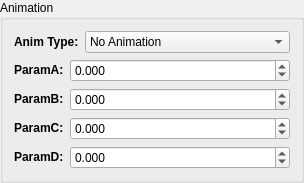
              <widget class="QGroupBox" name="AnimationGroupBox">
               <property name="sizePolicy">
                <sizepolicy hsizetype="Preferred" vsizetype="Preferred">
                 <horstretch>0</horstretch>
                 <verstretch>0</verstretch>
                </sizepolicy>
               </property>
               <property name="title">
                <string>Animation</string>
               </property>
               <layout class="QVBoxLayout" name="verticalLayout_4">
                <item>
                 <layout class="QHBoxLayout" name="horizontalLayout_2">
                  <item>
                   <widget class="QLabel" name="AnimTypeLabel">
                    <property name="sizePolicy">
                     <sizepolicy hsizetype="Preferred" vsizetype="Preferred">
                      <horstretch>0</horstretch>
                      <verstretch>0</verstretch>
                     </sizepolicy>
                    </property>
                    <property name="text">
                     <string>&lt;html&gt;&lt;head/&gt;&lt;body&gt;&lt;p&gt;&lt;span style=&quot; font-weight:600;&quot;&gt;Anim Type:&lt;/span&gt;&lt;/p&gt;&lt;/body&gt;&lt;/html&gt;</string>
                    </property>
                   </widget>
                  </item>
                  <item>
                   <widget class="QComboBox" name="AnimTypeComboBox">
                    <property name="sizePolicy">
                     <sizepolicy hsizetype="Expanding" vsizetype="Fixed">
                      <horstretch>0</horstretch>
                      <verstretch>0</verstretch>
                     </sizepolicy>
                    </property>
                    <property name="toolTip">
                     <string>&lt;html&gt;&lt;head/&gt;&lt;body&gt;&lt;p&gt;Choose one of eight available material animation modes.&lt;br/&gt;&lt;br/&gt;* &lt;span style=&quot; font-weight:600;&quot;&gt;ModelView No Translate&lt;/span&gt;: The texture coords will be transformed based on both the camera's position and orientation as well as the model's position in the world. Translation in world space will be ignored. This is ideal for simulating specularity and reflective surfaces using spheremaps.&lt;br/&gt;* &lt;span style=&quot; font-weight:600;&quot;&gt;ModelView&lt;/span&gt;: This is the same as above, except translation in world space will not be ignored.&lt;br/&gt;* &lt;span style=&quot; font-weight:600;&quot;&gt;UV Scroll&lt;/span&gt;: A smooth, simple UV scroll will be applied on both axes. Settings for each axis can be set independently from each other.&lt;br/&gt;* &lt;span style=&quot; font-weight:600;&quot;&gt;Rotation&lt;/span&gt;: This will make the texture rotate.&lt;br/&gt;* &lt;span style=&quot; font-weight:600;&quot;&gt;Horizontal Filmstrip&lt;/span&gt;: The texture will scroll horizontally. This mode can't be used to scroll on both axes simultaneously; however, you get finer control over how the scroll is performed.&lt;br/&gt;* &lt;span style=&quot; font-weight:600;&quot;&gt;Vertical Filmstrip&lt;/span&gt;: Identical to Horizontal Filmstrip, except you will get a vertical scroll instead of a horizontal one.&lt;br/&gt;* &lt;span style=&quot; font-weight:600;&quot;&gt;Model:&lt;/span&gt; The texture will be transformed based on the model's position in the world. The camera's position and orientation will not be taken into account.&lt;br/&gt;* &lt;span style=&quot; font-weight:600;&quot;&gt;Mode-Who-Must-Not-Be-Named&lt;/span&gt;: This is another mode capable of simulating reflective surfaces. Often used for pipes and ice. Unfortunately, we aren't quite sure what to call this one.&lt;/p&gt;&lt;/body&gt;&lt;/html&gt;</string>
                    </property>
                    <item>
                     <property name="text">
                      <string>No Animation</string>
                     </property>
                    </item>
                    <item>
                     <property name="text">
                      <string>ModelView No Translation</string>
                     </property>
                    </item>
                    <item>
                     <property name="text">
                      <string>ModelView</string>
                     </property>
                    </item>
                    <item>
                     <property name="text">
                      <string>UV Scroll</string>
                     </property>
                    </item>
                    <item>
                     <property name="text">
                      <string>Rotation</string>
                     </property>
                    </item>
                    <item>
                     <property name="text">
                      <string>Horizontal Filmstrip</string>
                     </property>
                    </item>
                    <item>
                     <property name="text">
                      <string>Vertical Filmstrip</string>
                     </property>
                    </item>
                    <item>
                     <property name="text">
                      <string>Model</string>
                     </property>
                    </item>
                    <item>
                     <property name="text">
                      <string>Mode-Who-Must-Not-Be-Named</string>
                     </property>
                    </item>
                   </widget>
                  </item>
                 </layout>
                </item>
                <item>
                 <layout class="QFormLayout" name="formLayout_2">
                  <item row="0" column="0">
                   <widget class="QLabel" name="AnimParamALabel">
                    <property name="sizePolicy">
                     <sizepolicy hsizetype="Preferred" vsizetype="Preferred">
                      <horstretch>0</horstretch>
                      <verstretch>0</verstretch>
                     </sizepolicy>
                    </property>
                    <property name="text">
                     <string>&lt;b&gt;ParamA:&lt;/b&gt;</string>
                    </property>
                   </widget>
                  </item>
                  <item row="0" column="1">
                   <widget class="WDraggableSpinBox" name="AnimParamASpinBox">
                    <property name="sizePolicy">
                     <sizepolicy hsizetype="Expanding" vsizetype="Fixed">
                      <horstretch>0</horstretch>
                      <verstretch>0</verstretch>
                     </sizepolicy>
                    </property>
                    <property name="contextMenuPolicy">
                     <enum>Qt::NoContextMenu</enum>
                    </property>
                    <property name="suffix">
                     <string/>
                    </property>
                    <property name="decimals">
                     <number>3</number>
                    </property>
                    <property name="minimum">
                     <double>-1000.000000000000000</double>
                    </property>
                    <property name="maximum">
                     <double>1000.000000000000000</double>
                    </property>
                    <property name="singleStep">
                     <double>0.100000000000000</double>
                    </property>
                   </widget>
                  </item>
                  <item row="1" column="0">
                   <widget class="QLabel" name="AnimParamBLabel">
                    <property name="sizePolicy">
                     <sizepolicy hsizetype="Preferred" vsizetype="Preferred">
                      <horstretch>0</horstretch>
                      <verstretch>0</verstretch>
                     </sizepolicy>
                    </property>
                    <property name="text">
                     <string>&lt;html&gt;&lt;head/&gt;&lt;body&gt;&lt;p&gt;&lt;span style=&quot; font-weight:600;&quot;&gt;ParamB:&lt;/span&gt;&lt;/p&gt;&lt;/body&gt;&lt;/html&gt;</string>
                    </property>
                   </widget>
                  </item>
                  <item row="1" column="1">
                   <widget class="WDraggableSpinBox" name="AnimParamBSpinBox">
                    <property name="sizePolicy">
                     <sizepolicy hsizetype="Expanding" vsizetype="Fixed">
                      <horstretch>0</horstretch>
                      <verstretch>0</verstretch>
                     </sizepolicy>
                    </property>
                    <property name="contextMenuPolicy">
                     <enum>Qt::NoContextMenu</enum>
                    </property>
                    <property name="suffix">
                     <string/>
                    </property>
                    <property name="decimals">
                     <number>3</number>
                    </property>
                    <property name="minimum">
                     <double>-1000.000000000000000</double>
                    </property>
                    <property name="maximum">
                     <double>1000.000000000000000</double>
                    </property>
                    <property name="singleStep">
                     <double>0.100000000000000</double>
                    </property>
                   </widget>
                  </item>
                  <item row="2" column="0">
                   <widget class="QLabel" name="AnimParamCLabel">
                    <property name="sizePolicy">
                     <sizepolicy hsizetype="Preferred" vsizetype="Preferred">
                      <horstretch>0</horstretch>
                      <verstretch>0</verstretch>
                     </sizepolicy>
                    </property>
                    <property name="text">
                     <string>&lt;html&gt;&lt;head/&gt;&lt;body&gt;&lt;p&gt;&lt;span style=&quot; font-weight:600;&quot;&gt;ParamC:&lt;/span&gt;&lt;/p&gt;&lt;/body&gt;&lt;/html&gt;</string>
                    </property>
                   </widget>
                  </item>
                  <item row="2" column="1">
                   <widget class="WDraggableSpinBox" name="AnimParamCSpinBox">
                    <property name="sizePolicy">
                     <sizepolicy hsizetype="Expanding" vsizetype="Fixed">
                      <horstretch>0</horstretch>
                      <verstretch>0</verstretch>
                     </sizepolicy>
                    </property>
                    <property name="contextMenuPolicy">
                     <enum>Qt::NoContextMenu</enum>
                    </property>
                    <property name="suffix">
                     <string/>
                    </property>
                    <property name="decimals">
                     <number>3</number>
                    </property>
                    <property name="minimum">
                     <double>-1000.000000000000000</double>
                    </property>
                    <property name="maximum">
                     <double>1000.000000000000000</double>
                    </property>
                    <property name="singleStep">
                     <double>0.100000000000000</double>
                    </property>
                   </widget>
                  </item>
                  <item row="3" column="0">
                   <widget class="QLabel" name="AnimParamDLabel">
                    <property name="sizePolicy">
                     <sizepolicy hsizetype="Preferred" vsizetype="Preferred">
                      <horstretch>0</horstretch>
                      <verstretch>0</verstretch>
                     </sizepolicy>
                    </property>
                    <property name="text">
                     <string>&lt;html&gt;&lt;head/&gt;&lt;body&gt;&lt;p&gt;&lt;span style=&quot; font-weight:600;&quot;&gt;ParamD:&lt;/span&gt;&lt;/p&gt;&lt;/body&gt;&lt;/html&gt;</string>
                    </property>
                   </widget>
                  </item>
                  <item row="3" column="1">
                   <widget class="WDraggableSpinBox" name="AnimParamDSpinBox">
                    <property name="sizePolicy">
                     <sizepolicy hsizetype="Expanding" vsizetype="Fixed">
                      <horstretch>0</horstretch>
                      <verstretch>0</verstretch>
                     </sizepolicy>
                    </property>
                    <property name="contextMenuPolicy">
                     <enum>Qt::NoContextMenu</enum>
                    </property>
                    <property name="suffix">
                     <string/>
                    </property>
                    <property name="decimals">
                     <number>3</number>
                    </property>
                    <property name="minimum">
                     <double>-1000.000000000000000</double>
                    </property>
                    <property name="maximum">
                     <double>1000.000000000000000</double>
                    </property>
                    <property name="singleStep">
                     <double>0.100000000000000</double>
                    </property>
                   </widget>
                  </item>
                 </layout>
                </item>
               </layout>
              </widget>
